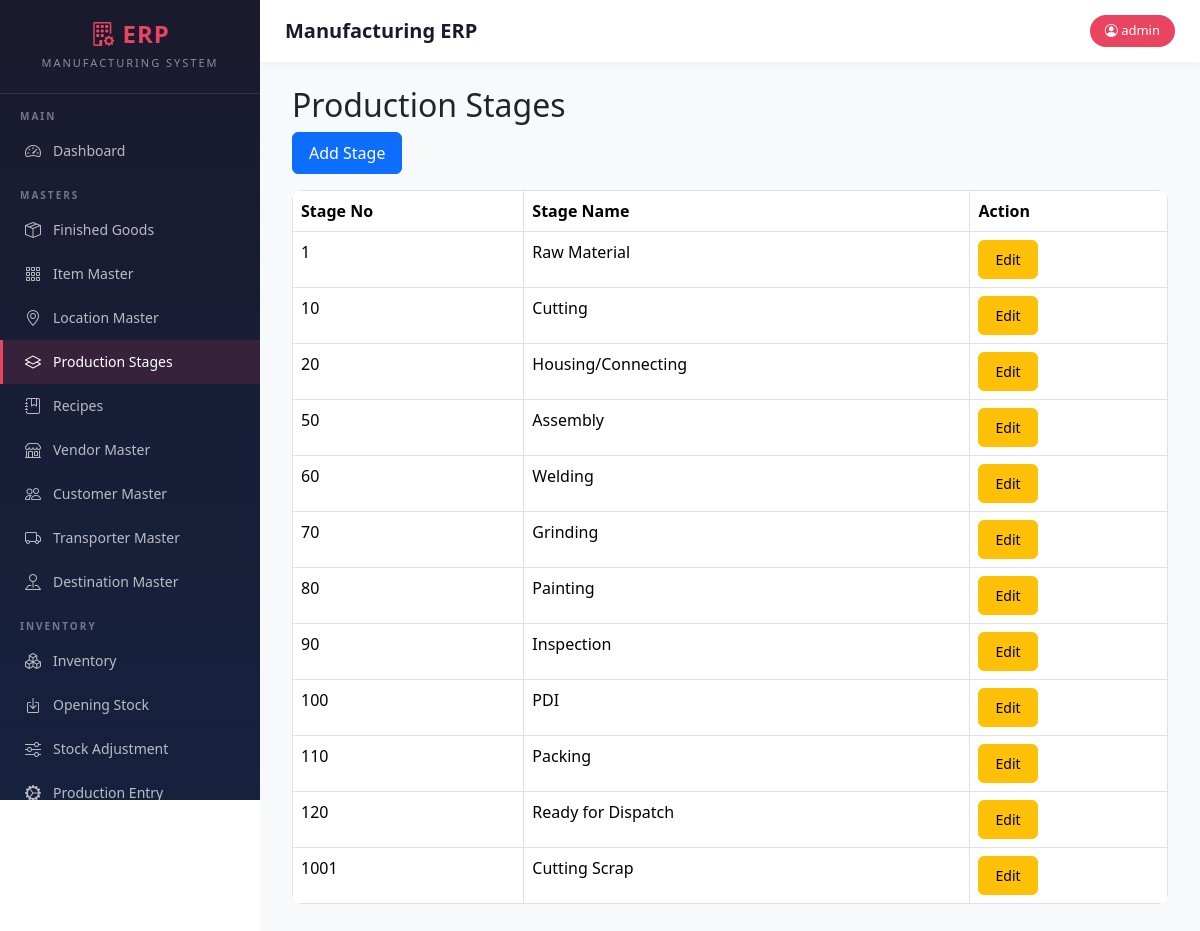
Screenshot of /production-stages (signed in) with the database file from the repository.
### models.py (models this page shows)
class User(UserMixin, db.Model):
    __tablename__ = "users"
    id = db.Column(db.Integer, primary_key=True)
    username = db.Column(
        db.String(100),
        unique=True,
        nullable=False
    )
    password = db.Column(
        db.String(255),
        nullable=False
    )
    role = db.Column(
        db.String(20),
        nullable=False
    )

class ProductionStageMaster(db.Model):
    __tablename__ = "production_stage_master"
    id = db.Column(
        db.Integer,
        primary_key=True
    )
    stage_no = db.Column(
        db.Integer,
        nullable=False
    )
    stage_name = db.Column(
        db.String(100),
        nullable=False
    )
    active = db.Column(
        db.Boolean,
        default=True
    )

### blueprints/masters/routes.py (the view)
@masters_bp.route("/production-stages")
@login_required
def production_stages():
    stage_list = ProductionStageMaster.query.order_by(
        ProductionStageMaster.stage_no
    ).all()
    return render_template(
        "production_stages.html",
        stage_list=stage_list
    )

### app.py (called while the page is built)
@login_manager.user_loader
def load_user(user_id):
    return User.query.get(int(user_id))

### templates/production_stages.html
{% extends "base.html" %}
{% block content %}
<div class="container mt-4">
<h2>Production Stages</h2>
<a href="/production-stages/add"
   class="btn btn-primary mb-3">
Add Stage
</a>
<table class="table table-bordered">
<thead>
<tr>
<th>Stage No</th>
<th>Stage Name</th>
<th>Action</th>
</tr>
</thead>
<tbody>
{% for stage in stage_list %}
<tr>
<td>{{ stage.stage_no }}</td>
<td>{{ stage.stage_name }}</td>
<td>
<a href="/production-stages/edit/{{ stage.id }}"
   class="btn btn-warning btn-sm">
Edit
</a>
</td>
</tr>
{% endfor %}
</tbody>
</table>
</div>
{% endblock %}

### templates/base.html (shortened to what this page needs)
<!DOCTYPE html>
<html>
<head>
<link href="https://cdn.jsdelivr.net/npm/bootstrap@5.3.3/dist/css/bootstrap.min.css" rel="stylesheet">
<link href="https://cdn.jsdelivr.net/npm/select2@4.1.0-rc.0/dist/css/select2.min.css" rel="stylesheet" />
<link href="https://cdn.jsdelivr.net/npm/tom-select/dist/css/tom-select.bootstrap5.min.css" rel="stylesheet">
<link rel="stylesheet" href="https://cdn.datatables.net/1.13.8/css/jquery.dataTables.min.css">
<link rel="stylesheet" href="https://cdn.datatables.net/buttons/2.4.2/css/buttons.dataTables.min.css">
<link rel="stylesheet" href="https://cdn.datatables.net/fixedheader/3.4.0/css/fixedHeader.dataTables.min.css">
<link rel="stylesheet" href="https://cdn.datatables.net/fixedcolumns/4.3.0/css/fixedColumns.dataTables.min.css">
<link rel="stylesheet" href="https://cdn.jsdelivr.net/npm/bootstrap-icons@1.11.3/font/bootstrap-icons.min.css">
</head>
<body>
<div class="sidebar">
    <div class="sidebar-brand">
        <h4><i class="bi bi-building-gear"></i> ERP</h4>
        <small>Manufacturing System</small>
    </div>
    <div class="nav-section">Main</div>
    <ul class="nav flex-column">
        <li class="nav-item">
            <a class="nav-link" href="/dashboard">
                <i class="bi bi-speedometer2"></i> Dashboard
            </a>
        </li>
    </ul>
    <div class="nav-section">Masters</div>
    <ul class="nav flex-column">
        <li class="nav-item">
            <a class="nav-link" href="/finished-goods">
                <i class="bi bi-box-seam"></i> Finished Goods
            </a>
        </li>
        <li class="nav-item">
            <a class="nav-link" href="/items">
                <i class="bi bi-grid-3x3-gap"></i> Item Master
            </a>
        </li>
        <li class="nav-item">
            <a class="nav-link" href="/locations">
                <i class="bi bi-geo-alt"></i> Location Master
            </a>
        </li>
        <li class="nav-item">
            <a class="nav-link" href="/production-stages">
                <i class="bi bi-layers"></i> Production Stages
            </a>
        </li>
        <li class="nav-item">
            <a class="nav-link" href="/recipes">
                <i class="bi bi-journal-bookmark"></i> Recipes
            </a>
        </li>
        <li class="nav-item">
            <a class="nav-link" href="/vendors">
                <i class="bi bi-shop"></i> Vendor Master
            </a>
        </li>
        <li class="nav-item">
            <a class="nav-link" href="/customers">
                <i class="bi bi-people"></i> Customer Master
            </a>
        </li>
        <li class="nav-item">
            <a class="nav-link" href="/transporter">
                <i class="bi bi-truck"></i> Transporter Master
            </a>
        </li>
        <li class="nav-item">
            <a class="nav-link" href="/destination">
                <i class="bi bi-pin-map"></i> Destination Master
            </a>
        </li>
    </ul>
    <div class="nav-section">Inventory</div>
    <ul class="nav flex-column">
        <li class="nav-item">
            <a class="nav-link" href="/inventory">
                <i class="bi bi-boxes"></i> Inventory
            </a>
        </li>
        <li class="nav-item">
            <a class="nav-link" href="/opening-stock">
                <i class="bi bi-box-arrow-in-down"></i> Opening Stock
            </a>
        </li>
        <li class="nav-item">
            <a class="nav-link" href="/stock-adjustment">
                <i class="bi bi-sliders"></i> Stock Adjustment
            </a>
        </li>
        <li class="nav-item">
            <a class="nav-link" href="/production">
                <i class="bi bi-gear-wide-connected"></i> Production Entry
            </a>
        </li>
    </ul>
</div>
<div class="main-content">
    <div class="top-bar">
        <h5>{% block page_title %}Manufacturing ERP{% endblock %}</h5>
        <span class="user-badge">
            <i class="bi bi-person-circle"></i> {{ current_user.username }}
        </span>
    </div>
    {% block content %}{% endblock %}
</div>
</body>
</html>

### templates/base.html (style rules this page uses)
.sidebar { background: linear-gradient(180deg, #1a1a2e 0%, #16213e 100%); min-height: 100vh; height: 100vh; position: fixed; top: 0; left: 0; width: 260px; z-index: 1000; overflow-y: auto; overflow-x: hidden; transition: all 0.3s ease; }
.sidebar-brand { padding: 20px; border-bottom: 1px solid rgba(255,255,255,0.1); text-align: center; }
.sidebar-brand h4 { color: #e94560; font-weight: 700; margin: 0; letter-spacing: 1px; }
.sidebar-brand small { color: rgba(255,255,255,0.5); font-size: 11px; text-transform: uppercase; letter-spacing: 2px; }
.nav-section { padding: 15px 20px 5px; color: rgba(255,255,255,0.4); font-size: 10px; text-transform: uppercase; letter-spacing: 2px; font-weight: 600; }
.sidebar .nav-link { color: rgba(255,255,255,0.7); padding: 10px 20px; border-radius: 0; border-left: 3px solid transparent; transition: all 0.2s ease; font-size: 14px; display: flex; align-items: center; gap: 10px; }
.sidebar .nav-link.active { color: #fff; background: rgba(233, 69, 96, 0.15); border-left-color: #e94560; }
.sidebar .nav-link i { font-size: 16px; width: 20px; text-align: center; }
.main-content { margin-left: 260px; padding: 20px; min-height: 100vh; background: #f8f9fa; }
.top-bar { background: #fff; padding: 15px 25px; margin: -20px -20px 20px -20px; box-shadow: 0 2px 10px rgba(0,0,0,0.05); display: flex; justify-content: space-between; align-items: center; }
.top-bar h5 { margin: 0; color: #1a1a2e; font-weight: 600; }
.user-badge { background: #e94560; color: #fff; padding: 6px 15px; border-radius: 20px; font-size: 13px; font-weight: 500; }
.table { background: #fff; border-radius: 10px; overflow: hidden; }
.btn { border-radius: 6px; font-weight: 500; padding: 8px 16px; transition: all 0.2s ease; }
.btn-primary { background: #0d6efd; border-color: #0d6efd; }

### rows the page displays
User: username "admin"
ProductionStageMaster: stage_no "1", stage_name "Raw Material"
ProductionStageMaster: stage_no "10", stage_name "Cutting"
ProductionStageMaster: stage_no "20", stage_name "Housing/Connecting"
ProductionStageMaster: stage_no "50", stage_name "Assembly"
ProductionStageMaster: stage_no "60", stage_name "Welding"
ProductionStageMaster: stage_no "70", stage_name "Grinding"
ProductionStageMaster: stage_no "80", stage_name "Painting"
ProductionStageMaster: stage_no "90", stage_name "Inspection"
ProductionStageMaster: stage_no "100", stage_name "PDI"
ProductionStageMaster: stage_no "110", stage_name "Packing"
ProductionStageMaster: stage_no "120", stage_name "Ready for Dispatch"
ProductionStageMaster: stage_no "1001", stage_name "Cutting Scrap"
